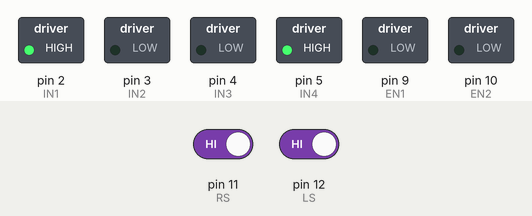
Bench run of a sketch on a simulated Arduino Uno, built with avr-gcc and run on an emulated ATmega328P. Shown: switched loads named in the sketch (green lamp = pin HIGH). The test bench sets the inputs (shaded band); at power-on: pin 11 (RS) HIGH, pin 12 (LS) HIGH.

Above: at 1.2 s.
1.3 s: pin 11 (RS) driven LOW
At 2.0 s:
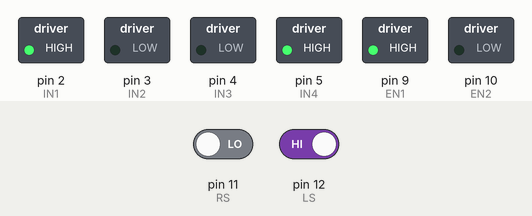
2.8 s: pin 12 (LS) driven LOW
At 3.1 s:
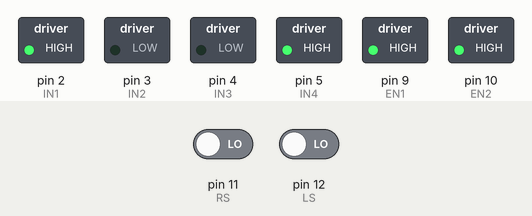
4.3 s: pin 11 (RS) driven HIGH
At 5.4 s:
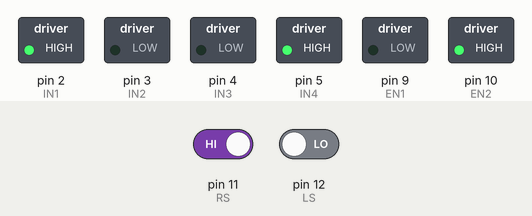
5.8 s: pin 12 (LS) driven HIGH
At 6.6 s:
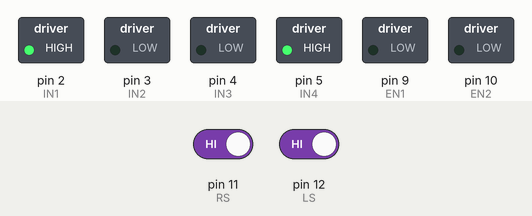
Timing chart, 0 to 8.3 s (numbered marks = the images above; inputs shaded):
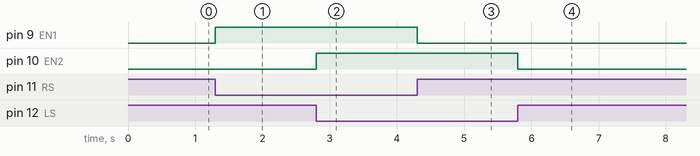

Measured:
- after the input at 1.3 s, pin 9 (EN1): LOW → HIGH at once
- after the input at 2.8 s, pin 10 (EN2): LOW → HIGH at once
- after the input at 4.3 s, pin 9 (EN1): HIGH → LOW at once
- after the input at 5.8 s, pin 10 (EN2): HIGH → LOW at once

The sketch:

MDFIEDLNIFLWR.ino
```cpp
/*-------definning Inputs------*/
#define LS  12    // left sensor
#define RS  11    // right sensor


/*-------definning Outputs------*/
#define IN1 2   // left motor
#define IN2 3   // left motor
#define IN3 4  // right motor
#define IN4 5// right motor
#define EN1 9
#define EN2 10
int SpeedUP = 255;

void setup()
{
  pinMode(LS, INPUT);
  pinMode(RS, INPUT);
  pinMode(IN1, OUTPUT);
  pinMode(IN2, OUTPUT);
  pinMode(IN3, OUTPUT);
  pinMode(IN4, OUTPUT);
  digitalWrite(IN1,HIGH);
  digitalWrite(IN2,LOW);
  digitalWrite(IN3,LOW);
  digitalWrite(IN4,HIGH);
}

void loop(){
if((digitalRead(LS)==LOW) && (digitalRead(RS)==LOW))    // Condition_1 stop
{
    MoveForward();
  }

  if((digitalRead(LS)==HIGH) && (digitalRead(RS)==HIGH))  //CONDITION-2 FORWRD
  {
      Stop();
    }
  if((digitalRead(LS)==LOW) && (digitalRead(RS)==HIGH))  // RIGHT
  {
    TurnRight();
  }
  if((digitalRead(LS)==HIGH) && (digitalRead(RS)==LOW))
  {
    TurnLeft();
  }
}


void MoveForward()
{
   analogWrite(EN1,SpeedUP);
   analogWrite(EN2,SpeedUP);
}

void TurnRight()
{
   analogWrite(EN1,0);
   analogWrite(EN2,SpeedUP);
}

void TurnLeft()
{
    analogWrite(EN2,0);
    analogWrite(EN1,SpeedUP);
}

void Stop()
{
    analogWrite(EN1,0);
    analogWrite(EN2,0);
}
```
